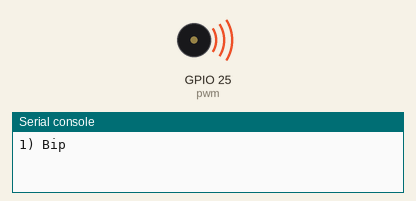
Simulated run of this program. Board: ESP32 board running MicroPython. Parts: buzzer (waves = sounding), the last lines printed to the serial console. At 9.3 s the program stops and its outputs stay as they are.

Above: at 0.15 s.
At 9.3 s:
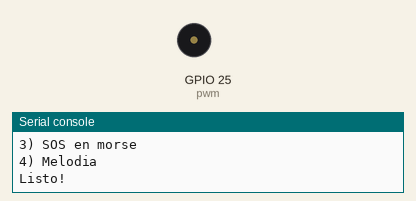
Timing chart, 0 to 10.8 s (numbered marks = the images above):
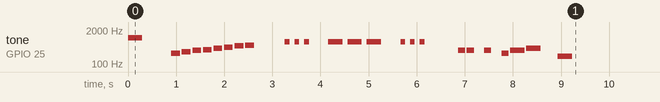

Measured:
- by itself, tone on GPIO 25 (pwm): plays 1000 Hz for 0.30 s, 262 Hz for 0.18 s, 294 Hz for 0.18 s, 330 Hz for 0.18 s, 349 Hz for 0.18 s, 392 Hz for 0.18 s … (25 notes in this stretch)

The program:

08_parlante.py
```python
# 08_parlante.py - Prueba en Thonny (Run, sin guardar en el ESP32)
# Hace sonar un parlantito con PWM: un bip, una escala, SOS en morse y una
# melodia cortita. Ctrl+C para frenar.
#
# Cableado (el parlante no tiene polaridad para esto, da igual el orden):
#   D11 (GPIO 25) --[resistencia]-- cable 1 del parlante
#   I13 (GND) --------------------- cable 2 del parlante
#
# La resistencia NO se saltea: sin ella el parlante (8 ohm) le pide al pin
# mucha mas corriente de la que aguanta. Con 100 a 220 ohm suena bien; con
# 2.2k suena bajito pero sirve para probar.

from machine import Pin, PWM
import time

VOLUMEN = 50  # 1 a 50 (% del ciclo). 50 es lo mas fuerte

pwm = PWM(Pin(25), freq=440, duty_u16=0)


def tono(frecuencia, ms):
    if frecuencia:
        pwm.freq(frecuencia)
        pwm.duty_u16(65535 * VOLUMEN // 100)
    time.sleep_ms(ms)
    pwm.duty_u16(0)


def silencio(ms):
    pwm.duty_u16(0)
    time.sleep_ms(ms)


# notas (Hz)
DO, RE, MI, FA, SOL, LA, SI, DO2 = 262, 294, 330, 349, 392, 440, 494, 523

try:
    print("1) Bip")
    tono(1000, 300)
    silencio(600)

    print("2) Escala")
    for nota in (DO, RE, MI, FA, SOL, LA, SI, DO2):
        tono(nota, 180)
        silencio(40)
    silencio(600)

    print("3) SOS en morse")
    PUNTO = 100
    for simbolo in "... --- ...":
        if simbolo == " ":
            silencio(PUNTO * 3)
            continue
        tono(700, PUNTO if simbolo == "." else PUNTO * 3)
        silencio(PUNTO)
    silencio(600)

    print("4) Melodia")
    for nota, dur in ((MI, 150), (MI, 150), (0, 150), (MI, 150), (0, 150), (DO, 150),
                      (MI, 300), (SOL, 300), (0, 300), (SOL // 2, 300)):
        tono(nota, dur)
        silencio(30)
    print("Listo!")
finally:
    pwm.deinit()  # dejamos el pin quieto
```
